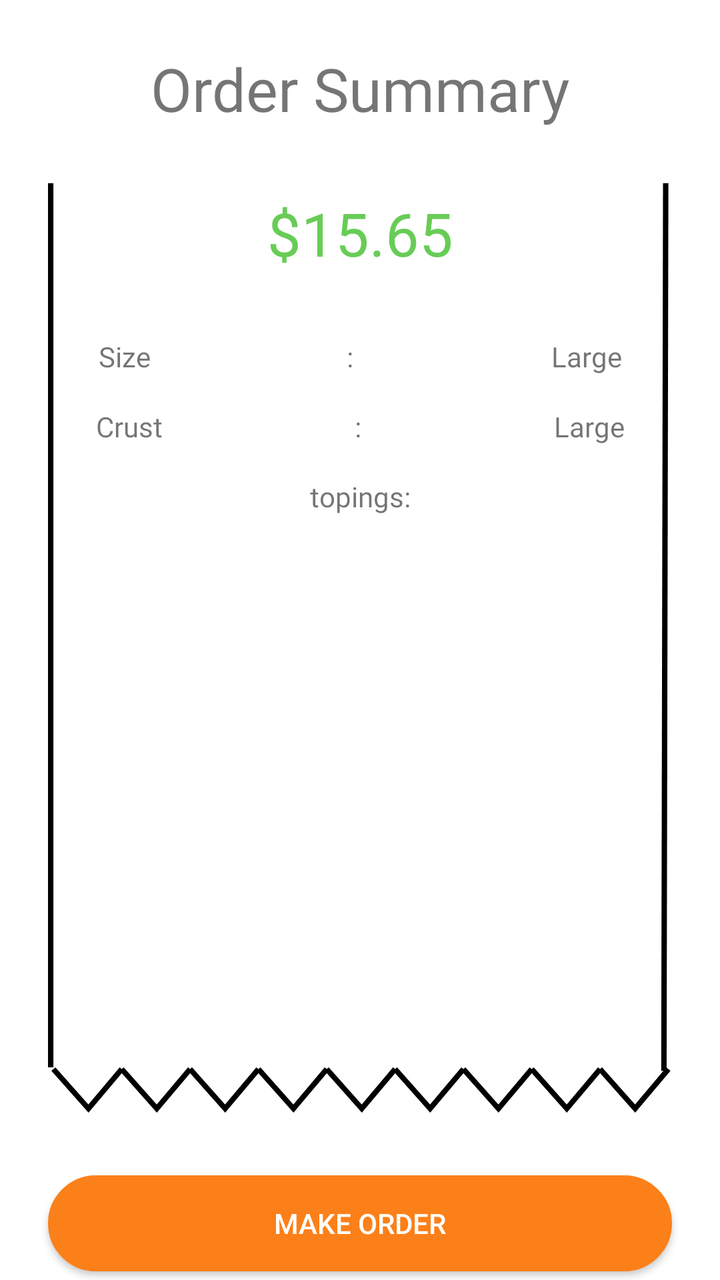
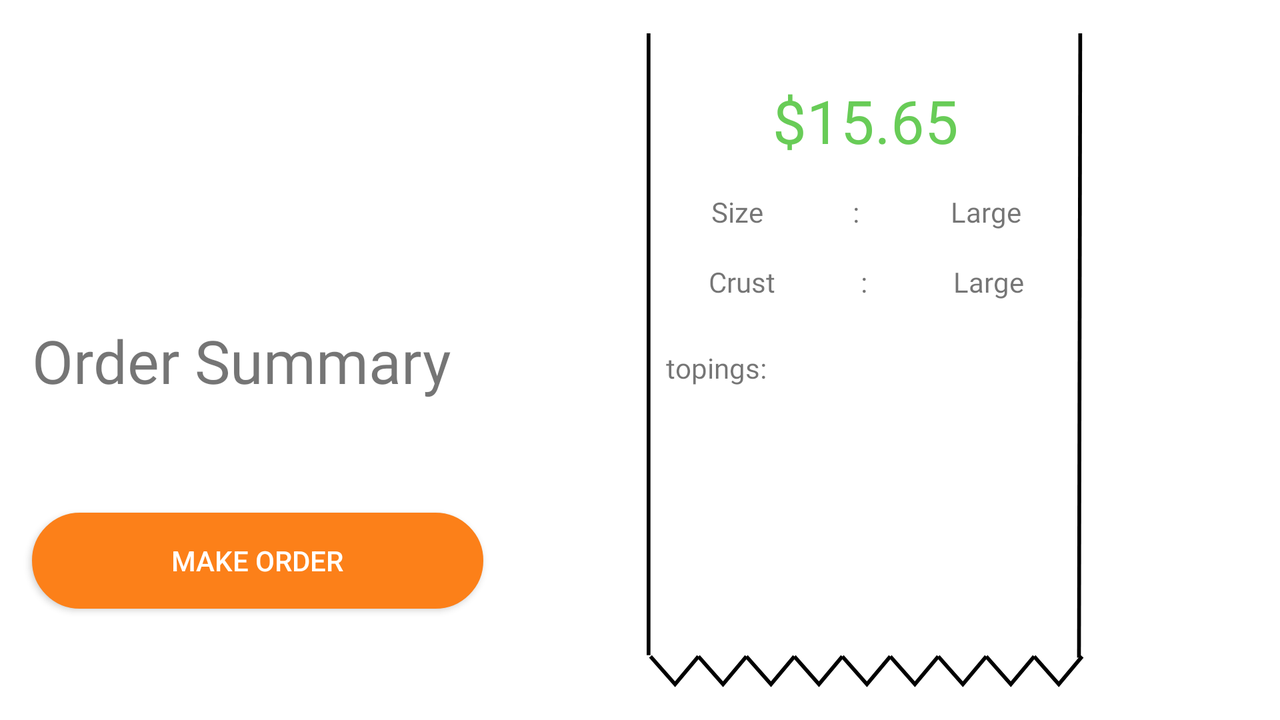

One screen, two layout resources from the same app: the default and the repository's alternative for another configuration. Each is rendered where Android would select it; the XML of both is given below.
<!-- AndroidManifest.xml: application theme Theme.PassMyPizza -->
<!-- res/layout/activity_confirm_order.xml -->
<?xml version="1.0" encoding="utf-8"?>
<androidx.constraintlayout.widget.ConstraintLayout xmlns:android="http://schemas.android.com/apk/res/android"
    xmlns:app="http://schemas.android.com/apk/res-auto"
    xmlns:tools="http://schemas.android.com/tools"
    android:layout_width="match_parent"
    android:layout_height="match_parent"
    tools:context=".Activities.ConfirmOrderActivity">

    <TextView
        android:id="@+id/textView5"
        android:layout_width="wrap_content"
        android:layout_height="wrap_content"
        android:layout_marginTop="24dp"
        android:text="Order Summary"
        android:fontFamily="@font/poppins_bold"
        android:textSize="30sp"
        app:layout_constraintEnd_toEndOf="parent"
        app:layout_constraintStart_toStartOf="parent"
        app:layout_constraintTop_toTopOf="parent" />

    <ImageView
        android:id="@+id/imageView"
        android:layout_width="match_parent"
        android:layout_height="0dp"
        android:layout_marginStart="24dp"
        android:layout_marginEnd="24dp"

        android:src="@drawable/ic_slip"
        app:layout_constraintEnd_toEndOf="parent"
        app:layout_constraintHorizontal_bias="0.0"
        app:layout_constraintStart_toStartOf="parent"
        app:layout_constraintTop_toBottomOf="@+id/textView5" />

    <androidx.appcompat.widget.AppCompatButton
        android:id="@+id/make_order_btn"
        android:layout_width="match_parent"
        android:layout_height="wrap_content"
        android:layout_marginStart="24dp"
        android:layout_marginEnd="24dp"
        android:text="Make Order"
        android:textColor="@color/white"
        android:background="@drawable/round_bg_active"
        app:layout_constraintBottom_toBottomOf="parent"
        app:layout_constraintEnd_toEndOf="parent"
        app:layout_constraintStart_toStartOf="parent"
        app:layout_constraintTop_toBottomOf="@+id/imageView" />

    <TextView
        android:id="@+id/price"
        android:layout_width="wrap_content"
        android:layout_height="wrap_content"
        android:layout_marginTop="32dp"
        android:text="$15.65"
        android:fontFamily="@font/poppins_bold"
        android:textSize="30sp"
        android:textColor="@color/green"
        app:layout_constraintEnd_toEndOf="parent"
        app:layout_constraintStart_toStartOf="parent"
        app:layout_constraintTop_toBottomOf="@+id/textView5" />

    <LinearLayout
        android:id="@+id/linearLayout"
        android:layout_width="360dp"
        android:layout_height="0dp"
        android:layout_marginTop="32dp"
        android:orientation="horizontal"
        app:layout_constraintEnd_toEndOf="parent"
        app:layout_constraintStart_toStartOf="parent"
        app:layout_constraintTop_toBottomOf="@+id/price">

        <TextView
android:fontFamily="@font/poppins_bold"
            android:layout_width="wrap_content"
            android:layout_height="wrap_content"
            android:layout_weight="1"
            android:gravity="center"
            android:text="Size" />

        <TextView

            android:layout_width="wrap_content"
            android:layout_height="wrap_content"
            android:layout_weight="1"
            android:gravity="center"
            android:text=":" />

        <TextView
            android:id="@+id/size_tv"
            android:fontFamily="@font/poppins_bold"
            android:layout_width="wrap_content"
            android:layout_height="wrap_content"
            android:layout_weight="1"
            android:gravity="center"
            android:text="Large" />
    </LinearLayout>

    <LinearLayout

        android:id="@+id/linearLayout2"
        android:layout_width="360dp"
        android:layout_height="0dp"
        android:layout_marginTop="16dp"
        android:orientation="horizontal"
        app:layout_constraintEnd_toEndOf="parent"
        app:layout_constraintStart_toStartOf="parent"
        app:layout_constraintTop_toBottomOf="@+id/linearLayout">

        <TextView

            android:layout_width="wrap_content"
            android:layout_height="wrap_content"
            android:layout_weight="1"
            android:gravity="center"
            android:fontFamily="@font/poppins_bold"
            android:text="Crust" />

        <TextView

            android:layout_width="wrap_content"
            android:layout_height="wrap_content"
            android:layout_weight="1"
            android:gravity="center"
            android:text=":" />

        <TextView
            android:id="@+id/crust_tv"
            android:layout_width="wrap_content"
            android:layout_height="wrap_content"
            android:layout_weight="1"
            android:gravity="center"
            android:fontFamily="@font/poppins_bold"
            android:text="Large" />
    </LinearLayout>

    <TextView
        android:id="@+id/topings_tv"
        android:layout_width="wrap_content"
        android:layout_height="wrap_content"
        android:layout_marginTop="16dp"
        android:text="topings:"
        android:fontFamily="@font/poppins_bold"
        app:layout_constraintEnd_toEndOf="parent"
        app:layout_constraintStart_toStartOf="parent"
        app:layout_constraintTop_toBottomOf="@+id/linearLayout2" />


</androidx.constraintlayout.widget.ConstraintLayout>
<!-- resources referenced by this layout -->
<resources>
  <color name="green">#68CC57</color>
  <color name="white">#FFFFFFFF</color>
  <!-- drawable ic_slip (drawable) -->
  <vector xmlns:android="http://schemas.android.com/apk/res/android"
      android:width="347dp"
      android:height="519dp"
      android:viewportWidth="347"
      android:viewportHeight="519">
    <path
        android:pathData="M3,494L22.5,516L41,494"
        android:strokeWidth="3"
        android:fillColor="#00000000"
        android:strokeColor="#000000"/>
    <path
        android:pathData="M41,494L60.5,516L79,494"
        android:strokeWidth="3"
        android:fillColor="#00000000"
        android:strokeColor="#000000"/>
    <path
        android:pathData="M79,494L98.5,516L117,494"
        android:strokeWidth="3"
        android:fillColor="#00000000"
        android:strokeColor="#000000"/>
    <path
        android:pathData="M117,494L136.5,516L155,494"
        android:strokeWidth="3"
        android:fillColor="#00000000"
        android:strokeColor="#000000"/>
    <path
        android:pathData="M155,494L174.5,516L193,494"
        android:strokeWidth="3"
        android:fillColor="#00000000"
        android:strokeColor="#000000"/>
    <path
        android:pathData="M193,494L212.5,516L231,494"
        android:strokeWidth="3"
        android:fillColor="#00000000"
        android:strokeColor="#000000"/>
    <path
        android:pathData="M231,494L250.5,516L269,494"
        android:strokeWidth="3"
        android:fillColor="#00000000"
        android:strokeColor="#000000"/>
    <path
        android:pathData="M269,494L288.5,516L307,494"
        android:strokeWidth="3"
        android:fillColor="#00000000"
        android:strokeColor="#000000"/>
    <path
        android:pathData="M307,494L326.5,516L345,494"
        android:strokeWidth="3"
        android:fillColor="#00000000"
        android:strokeColor="#000000"/>
    <path
        android:pathData="M1.5,493L1.5,1"
        android:strokeWidth="3"
        android:fillColor="#00000000"
        android:strokeColor="#000000"/>
    <path
        android:pathData="M342.5,495L343.5,1"
        android:strokeWidth="3"
        android:fillColor="#00000000"
        android:strokeColor="#000000"/>
  </vector>
  <!-- drawable round_bg_active (drawable) -->
  <?xml version="1.0" encoding="UTF-8"?>
  <shape
      xmlns:android="http://schemas.android.com/apk/res/android">
      <stroke
          android:width="2dp"
          android:color="@color/orange"/>
      <corners
          android:radius="40dp" />
  
      <padding
          android:left="1dp"
          android:right="1dp"
          android:top="1dp"
          android:bottom="1dp"/>
  
      <solid android:color="@color/orange"/>
  
  </shape>
  <style name="Theme.PassMyPizza" parent="Theme.MaterialComponents.DayNight.NoActionBar">
          
          <item name="colorPrimary">@color/purple_500</item>
          <item name="colorPrimaryVariant">@color/purple_700</item>
          <item name="colorOnPrimary">@color/white</item>
          
          <item name="colorSecondary">@color/teal_200</item>
          <item name="colorSecondaryVariant">@color/teal_700</item>
          <item name="colorOnSecondary">@color/black</item>
          
          <item name="android:statusBarColor" tools:targetApi="l">?attr/colorPrimaryVariant</item>
          
      </style>
  <color name="orange">#FC8019</color>
  <color name="purple_500">#FF6200EE</color>
  <color name="purple_700">#FC8019</color>
  <color name="teal_200">#FF03DAC5</color>
  <color name="teal_700">#FF018786</color>
  <color name="black">#FF000000</color>
</resources>
<!-- res/layout-land/activity_confirm_order.xml (the repository's variant of the layout above) -->
<!-- drawn on the phone turned sideways -->
<?xml version="1.0" encoding="utf-8"?>
<androidx.constraintlayout.widget.ConstraintLayout xmlns:android="http://schemas.android.com/apk/res/android"
    xmlns:app="http://schemas.android.com/apk/res-auto"
    xmlns:tools="http://schemas.android.com/tools"
    android:layout_width="match_parent"
    android:layout_height="match_parent"
    tools:context=".Activities.ConfirmOrderActivity">

    <TextView
        android:id="@+id/textView5"
        android:layout_width="wrap_content"
        android:layout_height="wrap_content"
        android:layout_marginStart="16dp"
        android:fontFamily="@font/poppins_bold"
        android:text="Order Summary"
        android:textSize="30sp"
        app:layout_constraintBottom_toBottomOf="parent"
        app:layout_constraintStart_toStartOf="parent"
        app:layout_constraintTop_toTopOf="parent" />

    <ImageView
        android:id="@+id/imageView"
        android:layout_width="0dp"
        android:layout_height="0dp"

        android:layout_marginStart="16dp"
        android:layout_marginTop="16dp"
        android:layout_marginEnd="16dp"
        android:layout_marginBottom="16dp"
        android:src="@drawable/ic_slip"
        app:layout_constraintBottom_toBottomOf="parent"
        app:layout_constraintEnd_toEndOf="parent"
        app:layout_constraintStart_toEndOf="@+id/textView5"
        app:layout_constraintTop_toTopOf="parent" />

    <androidx.appcompat.widget.AppCompatButton
        android:id="@+id/make_order_btn"
        android:layout_width="0dp"
        android:layout_height="wrap_content"
        android:layout_marginStart="16dp"
        android:background="@drawable/round_bg_active"

        android:text="Make Order"
        android:textColor="@color/white"
        app:layout_constraintBottom_toBottomOf="parent"
        app:layout_constraintEnd_toStartOf="@+id/imageView"
        app:layout_constraintStart_toStartOf="parent"
        app:layout_constraintTop_toBottomOf="@+id/textView5" />

    <TextView
        android:id="@+id/price"
        android:layout_width="wrap_content"
        android:layout_height="wrap_content"
        android:layout_marginTop="24dp"

        android:fontFamily="@font/poppins_bold"
        android:text="$15.65"
        android:textColor="@color/green"
        android:textSize="30sp"
        app:layout_constraintEnd_toEndOf="@+id/imageView"
        app:layout_constraintStart_toStartOf="@+id/imageView"
        app:layout_constraintTop_toTopOf="@+id/imageView" />

    <LinearLayout
        android:id="@+id/linearLayout"
        android:layout_width="200dp"
        android:layout_height="wrap_content"

        android:layout_marginTop="16dp"

        android:orientation="horizontal"
        app:layout_constraintEnd_toEndOf="@+id/imageView"
        app:layout_constraintStart_toStartOf="@+id/imageView"
        app:layout_constraintTop_toBottomOf="@+id/price">

        <TextView
            android:layout_width="wrap_content"
            android:layout_height="wrap_content"
            android:layout_weight="1"
            android:fontFamily="@font/poppins_bold"
            android:gravity="center"
            android:text="Size" />

        <TextView

            android:layout_width="wrap_content"
            android:layout_height="wrap_content"
            android:layout_weight="1"
            android:gravity="center"
            android:text=":" />

        <TextView
            android:id="@+id/size_tv"
            android:layout_width="wrap_content"
            android:layout_height="wrap_content"
            android:layout_weight="1"
            android:fontFamily="@font/poppins_bold"
            android:gravity="center"
            android:text="Large" />
    </LinearLayout>

    <LinearLayout

        android:id="@+id/linearLayout2"
        android:layout_width="200dp"
        android:layout_height="0dp"

        android:layout_marginTop="16dp"
        android:orientation="horizontal"
        app:layout_constraintEnd_toEndOf="@+id/imageView"
        app:layout_constraintStart_toStartOf="@+id/imageView"
        app:layout_constraintTop_toBottomOf="@+id/linearLayout">

        <TextView

            android:layout_width="wrap_content"
            android:layout_height="wrap_content"
            android:layout_weight="1"
            android:fontFamily="@font/poppins_bold"
            android:gravity="center"
            android:text="Crust" />

        <TextView

            android:layout_width="wrap_content"
            android:layout_height="wrap_content"
            android:layout_weight="1"
            android:gravity="center"
            android:text=":" />

        <TextView
            android:id="@+id/crust_tv"
            android:layout_width="wrap_content"
            android:layout_height="wrap_content"
            android:layout_weight="1"
            android:fontFamily="@font/poppins_bold"
            android:gravity="center"
            android:text="Large" />
    </LinearLayout>

    <TextView
        android:id="@+id/topings_tv"
        android:layout_width="200dp"
        android:layout_height="wrap_content"
        android:layout_marginTop="24dp"

        android:fontFamily="@font/poppins_bold"
        android:text="topings:"
        app:layout_constraintEnd_toEndOf="@+id/imageView"
        app:layout_constraintStart_toStartOf="@+id/imageView"
        app:layout_constraintTop_toBottomOf="@+id/linearLayout2" />


</androidx.constraintlayout.widget.ConstraintLayout>
